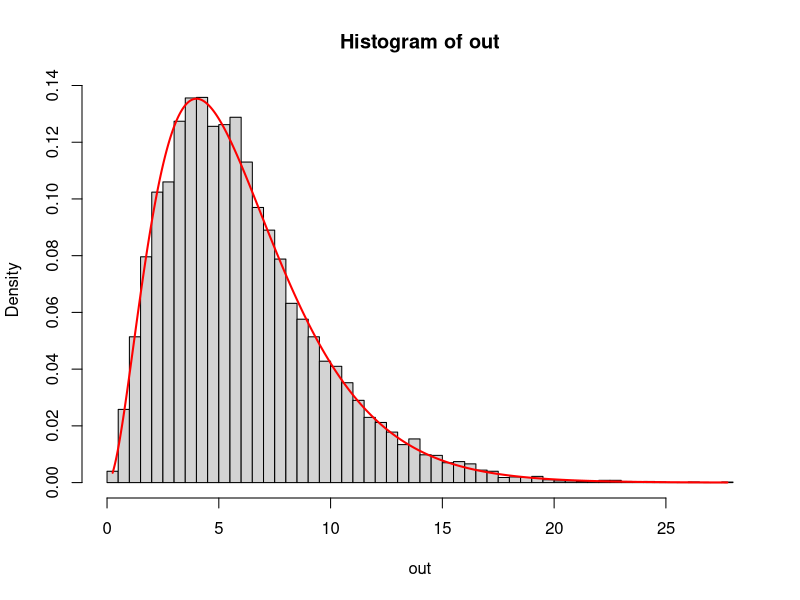

Here is the R script that generated this plot:
rm(list = ls())
graphics.off()
#######################################################################
## Contingency Table: Chi-Square Test

two_way_contingency_table_data_01 <- function(Nsamples,Nrows,Ncols){
  out_matrix <-matrix(nrow = Nrows,ncol=Ncols)
  # 
  total_in_each_row = rmultinom(1, size = Nsamples, prob = rep(1,Nrows))
  #print(total_in_each_row)
  for(ii in 1:Nrows){
    out_matrix[ii,] = rmultinom(1, size = total_in_each_row[ii,1], prob = rep(1,Ncols))
  }
  return(out_matrix)
}

two_way_contingency_table_data_02 <- function(Nsamples,Nrows,Ncols){
  out_matrix <-matrix(0,nrow = Nrows,ncol=Ncols)
  # 
  total_in_each_col = rmultinom(1, size = Nsamples, prob = rep(1,Ncols))
  for(ii in 1:Ncols){
    out_matrix[,ii] = rmultinom(1, size = total_in_each_col[ii,1], prob = rep(1,Nrows))
  }
  return(out_matrix)
  
}
##################################################################################

ChiSqr_test_two_way_contingency_table <-function(func_for_simulated_c_table,Nsamples,Nrows,Ncols,Ntrials){
  out <- numeric(Ntrials)
  for(i in 1:Ntrials){
    ctable <- func_for_simulated_c_table(Nsamples,Nrows,Ncols)
    #Row_sum <- rowSums(ctable)
    #Col_sum <- colSums(ctable)
    expected <- outer(rowSums(ctable),colSums(ctable), FUN = "*")/Nsamples
    out[i] = sum( (ctable - expected)^2/expected )
  }
  data0 <- hist(out,breaks = 'FD',plot = FALSE)
  dev.new()
  hist(out,breaks = 'FD',freq=FALSE)
  df0 = (Nrows-1)*(Ncols-1)
  curve(dchisq(x, df=df0),from=min(data0$mids),
        to=max(data0$mids),n=1001,lw=2,col='red',add=T)
}
#############################################################################
func_for_simulated_c_table = two_way_contingency_table_data_01
Nsamples = 200
Nrows = 4
Ncols = 3
Ntrials = 10000
ChiSqr_test_two_way_contingency_table(func_for_simulated_c_table,Nsamples,Nrows,Ncols,Ntrials)
